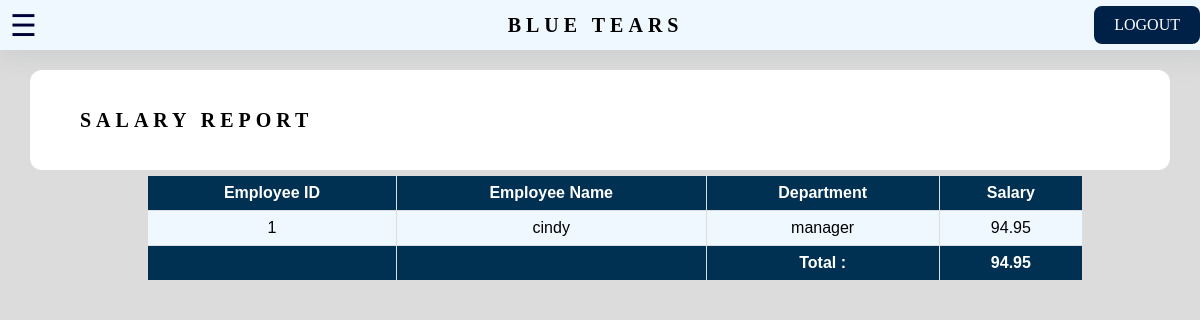
/salary_detail.php (signed in), run on the app's committed database.
### tables this page shows
CREATE TABLE IF NOT EXISTS `employee` (
  `employee_id` int NOT NULL AUTO_INCREMENT,
  `employee_name` varchar(50) NOT NULL,
  `employee_password` varchar(30) NOT NULL,
  `employee_gender` varchar(20) NOT NULL,
  `employee_phone_no` varchar(30) NOT NULL,
  `employee_email` varchar(50) NOT NULL,
  `employee_address` varchar(100) NOT NULL,
  `position` varchar(10) DEFAULT NULL,
  `salary_per_hour` int DEFAULT NULL,
  `working_days` int DEFAULT NULL,
  `working_hour` int DEFAULT NULL,
  `employee_profilepic` blob NOT NULL,
  PRIMARY KEY (`employee_id`)
);

### salary_detail.php (the view, shortened to what this page needs)
<!DOCTYPE html>
<html>
<head>
    <link href = "manager.css" rel = "stylesheet">
    <link href='https://unpkg.com/boxicons@2.1.2/css/boxicons.min.css' rel='stylesheet'>
</head>
<body>
    <div id="wrapper">
        <div id = "main_content">
            <nav id = "topbar">
                    <button class="openside" onclick="openSideBar()">☰</button>
                    <div>
                    <h2 class="top-navi-heading"> Blue Tears </h2>
                    </div>
                    <div>
                        <a class="logout" href="Manager_logout.php">LOGOUT</a>
                    </div>
            </nav>
            <div id="staff">
                <div class = page_content>
                    <div class = "table_content">
                        <div>
                            <h2 class="table_tittle"> Salary Report </h2>
                        </div>
                    </div>
                </div>
                    <?php
                        include("conn.php");
                        $result=mysqli_query($conn,
                        "SELECT `employee`.`employee_id`, `employee`.`employee_name`, `position`,
                        ROUND(SUM(`attendance`.`working_time`)*salary_per_hour,2) AS salary
                        FROM `employee` INNER JOIN `attendance`
                        ON `employee`.`employee_id` = `attendance`.`employee_id`
                        GROUP BY `attendance`.`employee_id`
                        ORDER BY `attendance`.`employee_id`");
                        $count_total=mysqli_query($conn,
                        "SELECT ROUND(SUM(`attendance`.`working_time`)*salary_per_hour,2) AS total
                        FROM `employee` INNER JOIN `attendance`
                        ON `employee`.`employee_id` = `attendance`.`employee_id`");
                    ?>
                <div class = "reservation_content">
                    <table class= "reservation_table" >
                    <thead>
                    <tr>
                        <th>Employee ID</th>
                        <th>Employee Name</th>
                        <th>Department</th>
                        <th>Salary</th>
                    </tr>
                    <thead>
                    <tbody>
                    <?php
                            if(isset($result)){
                                while($row = mysqli_fetch_array($result)) {
                                    echo "<tr>";
                                    echo "<td>".$row['employee_id']."</td>";
                                    echo "<td>".$row['employee_name']."</td>";
                                    echo "<td>".$row['position']."</td>";
                                    echo "<td>".$row['salary']."</td>";
                                    echo "</tr>";
                                }
                            }
                            else{
                                echo "There is no salary";
                            }
                        ?>
                    </tbody>
                    <tfoot>
                        <tr>
                        <th> </th>
                        <th> </th>
                        <th>Total :</th>
                        <?php
                            if(isset($count_total)){
                                $total = mysqli_fetch_array($count_total);
                                echo "<th>".$total['total']."</th>";
                            }
                        ?>
                        </tr>
                    </tfoot>
                    </table>
                </div>
            </div>
        </div>
    </div>
</body>
</html>

### manager.css (style rules this page uses)
* { margin: 0; padding: 0; }
#wrapper { display: flex; width: 100%; height: 100%; overflow-x: hidden; }
.openside { cursor: pointer; border: none; color:rgb(0,0,57); left:30px; font-size:30px; padding: 5px 10px; background:transparent; float: left; }
#main_content { margin-left:0; transition: 0.5s; width: 100%; min-height: 100vh; background-color: rgb(220,220,220); background-size: cover; margin: 0px; padding:0px; box-sizing:border-box; margin-top:0px; margin-left:0px; }
#topbar { display: flex; align-items: center; height:50px; box-shadow: rgba(149, 157, 165, 0.2) 0px 8px 24px; overflow: hidden; top: 0; background-color:#f0f8ff; width:100%; margin: 0; justify-content: space-between; padding-right:20px }
.logout { padding:10px 20px; text-decoration: none; color: white; display:flex; background-color:rgb(0,33,71); border-radius: 8px; }
.top-navi-heading { color:black; font-size:20px; text-transform: uppercase; letter-spacing: 5px; font-family: "fantasy"; padding-left:50px; }
#staff { margin-top: 20px; margin-left: 30px; }
.table_content { justify-content: space-between; align-items: center; height:100px; background-color: white; display:flex; padding-right:50px; border-radius: 12px; margin-right: 30px; }
.table_tittle { color:black; font-size:20px; text-transform: uppercase; letter-spacing: 5px; font-family: "fantasy"; padding-left:50px; }
.reservation_content { margin-top:0px; padding-top:5px; display:flex; justify-content: center; align-items: center; padding-bottom:100px }
.reservation_table { font-family: Arial, Helvetica, sans-serif; border-collapse: collapse; width: 80%; text-align:center }
.reservation_table th { border: 1px solid #ddd; padding: 8px; background-color: rgb(0,49,83); color: white }
.reservation_table td { border: 1px solid #ddd; padding: 8px; }
.reservation_table tr:nth-child(odd) { background-color: rgb(240,248,255); }

### data on the page
employee: employee_id "1", employee_name "cindy", position "manager", salary "94.95"

### other printed values
$total['total'] "94.95"
